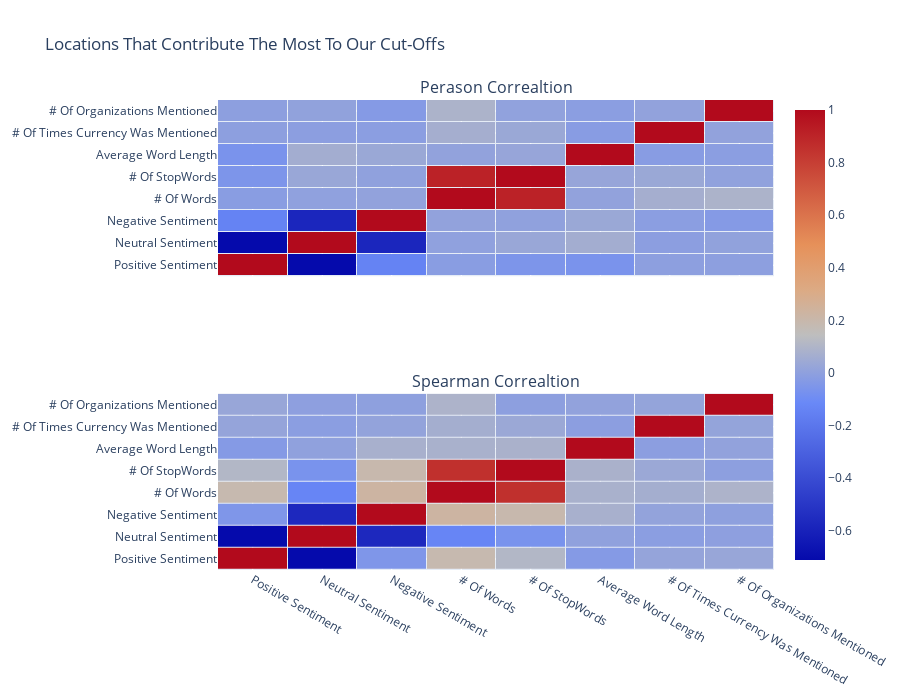

Notebook source saved alongside this figure:
### Code cell
fig = make_subplots(rows=2, cols=1,shared_xaxes=True,subplot_titles=('Perason Correaltion',  'Spearman Correaltion'))
colorscale=     [[1.0              , "rgb(165,0,38)"],
                [0.8888888888888888, "rgb(215,48,39)"],
                [0.7777777777777778, "rgb(244,109,67)"],
                [0.6666666666666666, "rgb(253,174,97)"],
                [0.5555555555555556, "rgb(254,224,144)"],
                [0.4444444444444444, "rgb(224,243,248)"],
                [0.3333333333333333, "rgb(171,217,233)"],
                [0.2222222222222222, "rgb(116,173,209)"],
                [0.1111111111111111, "rgb(69,117,180)"],
                [0.0               , "rgb(49,54,149)"]]

s_val =f_data.corr('pearson')
s_idx = s_val.index
s_col = s_val.columns
s_val = s_val.values
fig.add_trace(
    go.Heatmap(x=s_col,y=s_idx,z=s_val,name='pearson',showscale=False,xgap=1,ygap=1,colorscale=colorscale),
    row=1, col=1
)


s_val =f_data.corr('spearman')
s_idx = s_val.index
s_col = s_val.columns
s_val = s_val.values
fig.add_trace(
    go.Heatmap(x=s_col,y=s_idx,z=s_val,xgap=1,ygap=1,colorscale=colorscale),
    row=2, col=1
)

fig.update_layout(height=700, width=900, title_text="Locations That Contribute The Most To Our Cut-Offs")
fig.show()

### Figure 1 — Plotly figure (JSON) as saved in the notebook; plotly's stock layout.template omitted (floating-point values rounded to 4 significant figures)
{"data": [{"colorscale": [[1, "rgb(165,0,38)"], [0.8889, "rgb(215,48,39)"], [0.7778, "rgb(244,109,67)"], [0.6667, "rgb(253,174,97)"], [0.5556, "rgb(254,224,144)"], [0.4444, "rgb(224,243,248)"], [0.3333, "rgb(171,217,233)"], [0.2222, "rgb(116,173,209)"], [0.1111, "rgb(69,117,180)"], [0, "rgb(49,54,149)"]], "name": "pearson", "showscale": false, "x": ["Positive Sentiment", "Neutral Sentiment", "Negative Sentiment", "# Of Words", "# Of StopWords", "Average Word Length", "# Of Times Currency Was Mentioned", "# Of Organizations Mentioned"], "xgap": 1, "y": ["Positive Sentiment", "Neutral Sentiment", "Negative Sentiment", "# Of Words", "# Of StopWords", "Average Word Length", "# Of Times Currency Was Mentioned", "# Of Organizations Mentioned"], "ygap": 1, "z": [[1, -0.6963, -0.1326, -0.007929, -0.04385, -0.05384, 0.003884, 0.003499], [-0.6963, 1, -0.5656, 0.01112, 0.04083, 0.06958, 0.0004004, 0.01694], [-0.1326, -0.5656, 1, 0.01962, 0.0135, 0.04417, -0.003661, -0.0204], [-0.007929, 0.01112, 0.01962, 1, 0.9099, 0.01859, 0.07739, 0.09677], [-0.04385, 0.04083, 0.0135, 0.9099, 1, 0.03273, 0.04393, 0.01535], [-0.05384, 0.06958, 0.04417, 0.01859, 0.03273, 1, -0.01136, -0.003604], [0.003884, 0.0004004, -0.003661, 0.07739, 0.04393, -0.01136, 1, 0.01803], [0.003499, 0.01694, -0.0204, 0.09677, 0.01535, -0.003604, 0.01803, 1]], "type": "heatmap", "xaxis": "x", "yaxis": "y"}, {"colorscale": [[1, "rgb(165,0,38)"], [0.8889, "rgb(215,48,39)"], [0.7778, "rgb(244,109,67)"], [0.6667, "rgb(253,174,97)"], [0.5556, "rgb(254,224,144)"], [0.4444, "rgb(224,243,248)"], [0.3333, "rgb(171,217,233)"], [0.2222, "rgb(116,173,209)"], [0.1111, "rgb(69,117,180)"], [0, "rgb(49,54,149)"]], "x": ["Positive Sentiment", "Neutral Sentiment", "Negative Sentiment", "# Of Words", "# Of StopWords", "Average Word Length", "# Of Times Currency Was Mentioned", "# Of Organizations Mentioned"], "xgap": 1, "y": ["Positive Sentiment", "Neutral Sentiment", "Negative Sentiment", "# Of Words", "# Of StopWords", "Average Word Length", "# Of Times Currency Was Mentioned", "# Of Organizations Mentioned"], "ygap": 1, "z": [[1, -0.7113, -0.04726, 0.1889, 0.1088, -0.03072, 0.01956, 0.02676], [-0.7113, 1, -0.5711, -0.1318, -0.0652, 0.004979, -0.0116, -0.003817], [-0.04726, -0.5711, 1, 0.2269, 0.1944, 0.07638, 0.01311, -0.001155], [0.1889, -0.1318, 0.2269, 1, 0.8569, 0.08091, 0.06601, 0.09226], [0.1088, -0.0652, 0.1944, 0.8569, 1, 0.08359, 0.03699, -0.006473], [-0.03072, 0.004979, 0.07638, 0.08091, 0.08359, 1, -0.009017, 0.009539], [0.01956, -0.0116, 0.01311, 0.06601, 0.03699, -0.009017, 1, 0.01616], [0.02676, -0.003817, -0.001155, 0.09226, -0.006473, 0.009539, 0.01616, 1]], "type": "heatmap", "xaxis": "x2", "yaxis": "y2"}], "layout": {"xaxis": {"anchor": "y", "domain": [0, 1], "matches": "x2", "showticklabels": false}, "yaxis": {"anchor": "x", "domain": [0.625, 1]}, "xaxis2": {"anchor": "y2", "domain": [0, 1]}, "yaxis2": {"anchor": "x2", "domain": [0, 0.375]}, "annotations": [{"font": {"size": 16}, "showarrow": false, "text": "Perason Correaltion", "x": 0.5, "xanchor": "center", "xref": "paper", "y": 1, "yanchor": "bottom", "yref": "paper"}, {"font": {"size": 16}, "showarrow": false, "text": "Spearman Correaltion", "x": 0.5, "xanchor": "center", "xref": "paper", "y": 0.375, "yanchor": "bottom", "yref": "paper"}], "title": {"text": "Locations That Contribute The Most To Our Cut-Offs"}, "height": 700, "width": 900}}
